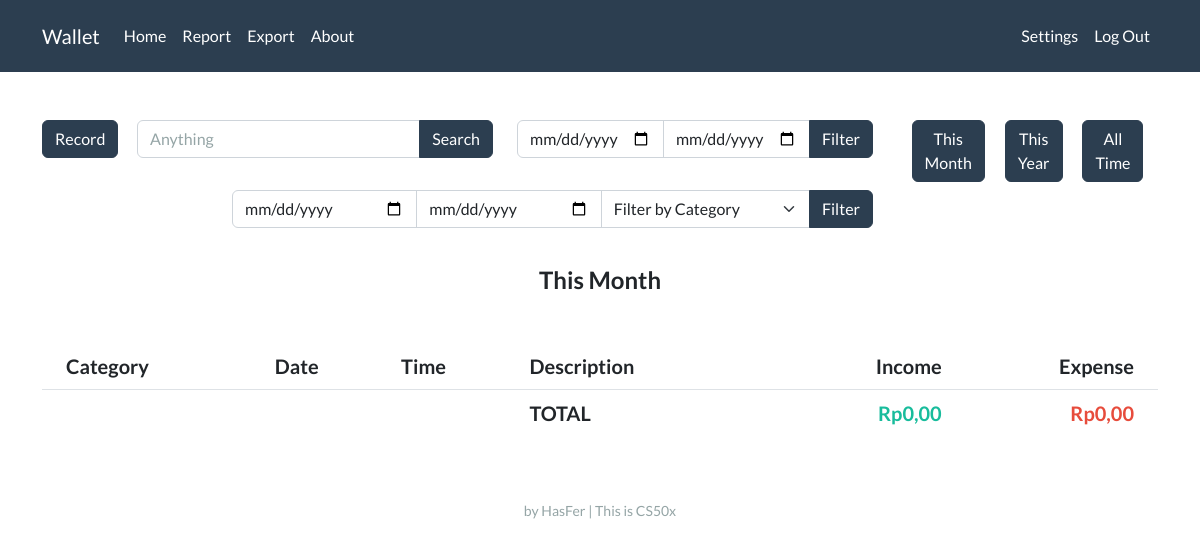
/ (signed in), run on an earlier commit of the app's database.
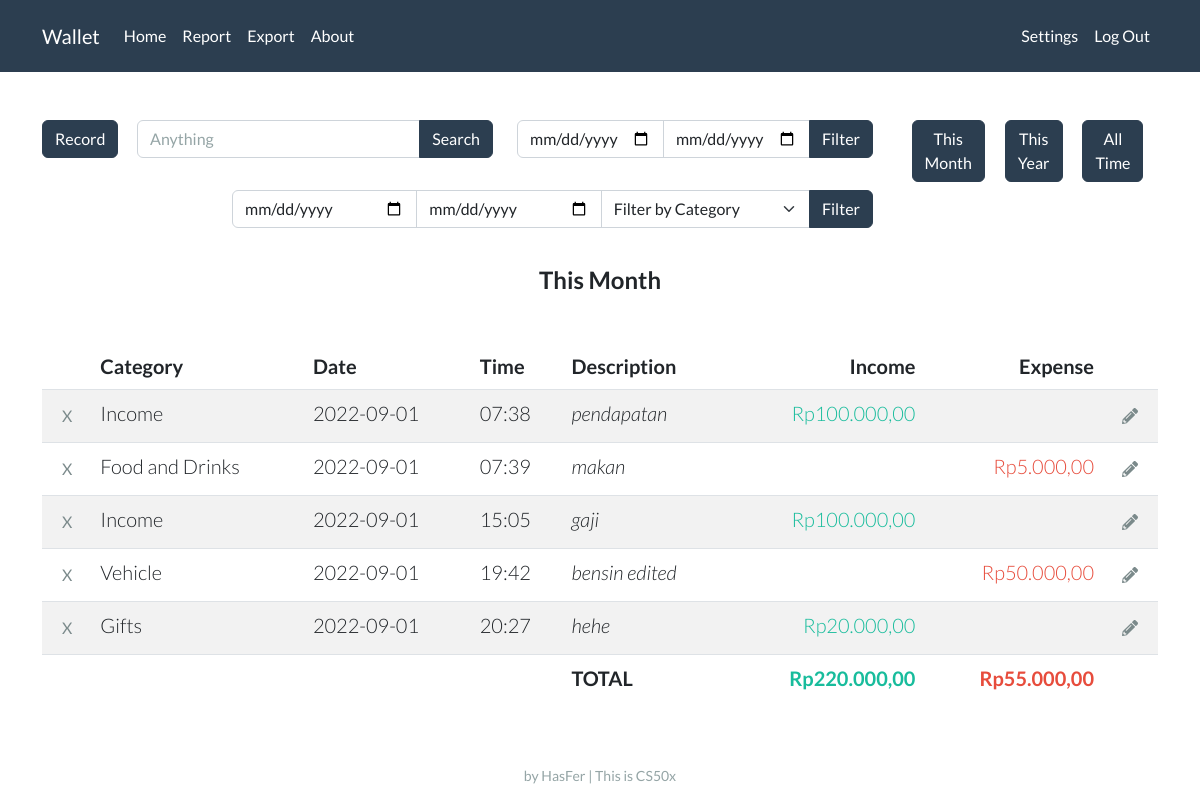
And on a later commit of the database.
### tables this page shows
CREATE TABLE records (
                id INTEGER,
                user_id INTEGER,
                account_name TEXT,
                account_category TEXT,
                date NUMBER,
                time NUMBER,
                description TEXT, amount REAL, random_id TEXT,
                PRIMARY KEY(id),
                FOREIGN KEY(user_id) REFERENCES users(id)
                );

### app.py (the view, shortened to what this page needs)
@app.route("/", methods=["GET", "POST"])
def index():
    if session.get("user_id") is None:
        return render_template("index.html")
    con, cur = connect_db()
    if request.method == "GET" or request.form.get('filter_btn') == 'This Month':
        year_now = str(datetime.now().year)
        month_now = str(datetime.now().month)
        date_filter = year_now + '%' + month_now + '%'
        label = 'This Month'
    if request.form.get('filter_btn') == 'between':
        res = cur.execute("SELECT * FROM records WHERE user_id = ? AND date BETWEEN ? AND ? ORDER BY date",
                          (session["user_id"], start_date, end_date))
    elif request.form.get('search_btn') == 'search_btn':
        res = cur.execute("SELECT * FROM records WHERE user_id = ? AND (account_name LIKE ? OR description LIKE ?) ORDER BY date",
                          (session["user_id"], f"%{keyword}%", f"%{keyword}%"))
    else:
        res = cur.execute("SELECT * FROM records WHERE user_id = ? AND date LIKE ? ORDER BY date", (session["user_id"], date_filter))
    res = list(res)
    income = 0
    expense = 0
    for i in res:
        if i[3] == 'Income':
            income += i[7]
        else:
            expense += i[7]
    records = []
    for i in res:
        i = list(i)
        i[7] = idr(i[7])
        records.append(i)
    income = idr(income)
    expense = idr(expense)
    income_list, expense_list = account_name_list()
    default_selected = "selected"
    con.close()
    return render_template("home.html", records=records, income=income, expense=expense, label=label, date_now=get_date_now(), time_now=get_time_now(), income_list=income_list, expense_list=expense_list, default_selected=default_selected)

### helpers.py (called while the page is built, shortened)
def connect_db(db="wallet.db"):
    con = sqlite3.connect(db)
    cur = con.cursor()
    return con, cur

def idr(value):
    value = f"Rp{value:,.2f}"
    rupiah = value.replace(".", "#")
    rupiah = rupiah.replace(",", ".")
    rupiah = rupiah.replace("#", ",")
    return rupiah

def get_date_now():
    now = datetime.now()
    day = now.day
    if day < 10:
        day = f"0{day}"
    month = now.month
    if month < 10:
        month = f"0{month}"
    year = now.year
    date_now = f"{year}-{month}-{day}"
    return date_now

def get_time_now():
    now = datetime.now()
    hour = now.hour
    if hour < 10:
        hour = f"0{hour}"
    minute = now.minute
    if minute < 10:
        minute = f"0{minute}"
    time_now = f"{hour}:{minute}"
    return time_now

def account_name_list(selected='', plug='', normal_mode=False):
    con, cur = connect_db()
    if normal_mode == False:
        res = cur.execute("SELECT * FROM account")
        income_list = []
        expense_list = []
        for i in res:
            if i[0] == 'Income':
                if i[1] == selected:
                    income_list.append([i[1], 'selected'])
                else:
                    income_list.append([i[1], plug])
            else:
                if i[1] == selected:
                    expense_list.append([i[1], 'selected'])
                else:
                    expense_list.append([i[1], plug])
    con.close()
    return income_list, expense_list

### templates/home.html (shortened to what this page needs)
{% extends "layout.html" %}
{% block main %}
<div class="row">
    <div class="col-lg-1 mb-2">
        <button type="button" class="btn btn-primary " data-bs-toggle="collapse" data-bs-target="#demo">Record</button>
    </div>
    <div class="col-lg-4 mb-2">
        <form action="/" method="post">
            <div class="input-group ">
                <input name="search_vield" type="text" class="form-control" placeholder="Anything" aria-label="Search" aria-describedby="button-addon2">
                <button name="search_btn" value="search_btn" class="btn btn-primary" type="submit" id="button-addon2">Search</button>
            </div>
        </form>
    </div>
    <div class="col-lg-4 mb-2">
        <form action="/" method="post">
            <div class="input-group ">
                <input name="start_date" type="date" class="form-control">
                <input name="end_date" type="date" class="form-control">
                <button name="filter_btn" value="between" class="btn btn-primary" type="submit" id="button-addon2">Filter</button>
            </div>
        </form>
    </div>
    <div class="col-lg-3 mb-2">
        <form action="/" method="post">
            <button name="filter_btn" value="This Month" type="submit" class="btn btn-primary me-2">This <br> Month</button>
            <button name="filter_btn" value="This Year" type="submit" class="btn btn-primary ms-2 me-2">This <br> Year</button>
            <button name="filter_btn" value="All Time" type="submit" class="btn btn-primary ms-2">All <br> Time</button>
        </form>
    </div>
</div>
<div class="row">
    <div class="col-lg-2"></div>
    <div class="col-lg-7">
        <div class="form-group">
            <form action="/" method="post">
                <div class="input-group mb-2">
                    <input name="start_date" type="date" class="form-control">
                    <input name="end_date" type="date" class="form-control">
                    <select required name="account_name" class="form-select form-control" id="exampleSelectForFilter">
                        <option value="" disabled {{ default_selected }}>Filter by Category</option>
                    </select>
                    <button name="filter_btn" value="filter_by_category" class="btn btn-primary" type="submit" id="button-addon2">Filter</button>
                </div>
            </form>
        </div>
    </div>
</div>
<br>
<h4 class="mb-5 fw-bold">{{ label }}</h4>
<table class="table table-striped">
    <thead>
        <tr>
            <th style="width:1%;"></th>
            <th class="text-start">Category</th>
            <th class="text-start">Date</th>
            <th class="text-start">Time</th>
            <th class="text-start">Description</th>
            <th class="text-end">Income</th>
            <th class="text-end">Expense</th>
            <th style="width:1%;"></th>
        </tr>
    </thead>
    <tbody>
        {% for record in records %}
        <tr>
            <td>
                <form action="/delete" method="post">
                    <input class="btn btn-outline-dark border-0" type="submit" value="X" title="Delete">
                </form>
            </td>
            <td class="text-start">{{ record[2] }}</td>
            <td class="text-start">{{ record[4] }}</td>
            <td class="text-start">{{ record[5] }}</td>
            <td class="text-start"><em>{{ record[6] }}</em></td>
            <td class="text-end text-success">{% if record[3] in "Income" %}{{ record[7] }}{% endif %}</td>
            <td class="text-end text-danger">{% if record[3] not in "Income" %}{{ record[7] }}{% endif %}</td>
            <td>
                <form action="/edit" method="post">
                    <button class="btn btn-outline-dark border-0" type="submit" title="Edit">
                    </button>
                </form>
            </td>
        </tr>
        {% endfor %}
    </tbody>
    <tfoot>
        <tr>
            <td class="border-0"></td>
            <td class="border-0"></td>
            <td class="border-0"></td>
            <td class="border-0"></td>
            <td class="border-0 fw-bold text-start">TOTAL</td>
            <td class="border-0 fw-bold text-end text-success">{{ income }}</td>
            <td class="border-0 fw-bold text-end text-danger">{{ expense }}</td>
            <td class="border-0"></td>
        </tr>
    </tfoot>
</table>
{% endblock %}

### templates/layout.html (shortened to what this page needs)
<!DOCTYPE html>
<html lang="en">
<head>
    <link rel="stylesheet" href="/static/light.css">
</head>
<body>
    <nav class="navbar navbar-expand-lg navbar-dark bg-primary">
        <div class="container">
            <a class="navbar-brand" href="/">Wallet</a>
            <div class="collapse navbar-collapse" id="navbarColor01">
                {% if session["user_id"] %}
                <ul class="navbar-nav me-auto">
                    <li class="nav-item"><a class="nav-link" href="/">Home</a></li>
                    <li class="nav-item"><a class="nav-link" href="/report">Report</a></li>
                    <li class="nav-item"><a class="nav-link" href="/export">Export</a></li>
                    <li class="nav-item"><a class="nav-link" href="https://github.com/hasferrr/wallet/" target="_blank" rel="noopener noreferrer">About</a></li>
                </ul>
                <ul class="navbar-nav ms-auto">
                    <li class="nav-item"><a class="nav-link" href="/settings">Settings</a></li>
                    <li class="nav-item"><a class="nav-link" href="/logout">Log Out</a></li>
                </ul>
                {% endif %}
            </div>
        </div>
    </nav>
    <main class="container py-5 lead text-center">
        {% block main %}{% endblock %}
    </main>
    <footer class="mb-5 small text-center text-muted">
        by HasFer | This is CS50x
    </footer>
</body>
</html>

What changed in the data, as far as the page shows it:
added records: account_name "Income", date "2022-09-01", time "07:38", description "pendapatan", amount "Rp100.000,00"
added records: account_name "Food and Drinks", date "2022-09-01", time "07:39", description "makan", amount "Rp5.000,00"
added records: account_name "Income", date "2022-09-01", time "15:05", description "gaji", amount "Rp100.000,00"
added records: account_name "Vehicle", date "2022-09-01", time "19:42", description "bensin edited", amount "Rp50.000,00"
added records: account_name "Gifts", date "2022-09-01", time "20:27", description "hehe", amount "Rp20.000,00"
Also different on the page:
{{ income }}: "Rp0,00" → "Rp220.000,00"
{{ expense }}: "Rp0,00" → "Rp55.000,00"
